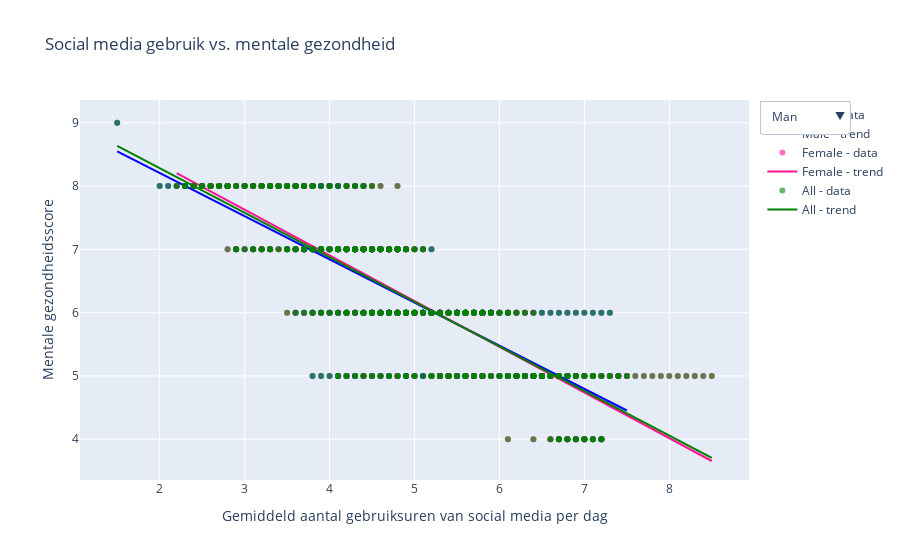

Write notebook code for a chart like this one.
### Markdown cell above
Daarnaast scoren studenten met een hoger dagelijks gebruik vaak lager op mentale gezondheid. Meer gebruik hangt vaak samen met een lagere mentale gezondheidsscore

### Code cell
import pandas as pd
import numpy as np
import plotly.graph_objects as go
import os
import kagglehub
from plotly.offline import init_notebook_mode
init_notebook_mode(connected=True)

path = kagglehub.dataset_download("adilshamim8/social-media-addiction-vs-relationships")
csv_path = os.path.join(path, "Students Social Media Addiction.csv")
df = pd.read_csv(csv_path)
df = df.dropna(subset=["Avg_Daily_Usage_Hours", "Mental_Health_Score", "Gender"])

genders = ["Male", "Female"]
colors = {"Male": "blue", "Female": "deeppink", "All": "green"}

# Functie om scatter + regressielijn trace te maken
def get_traces(gender=None):
    if gender:
        d = df[df["Gender"] == gender]
        label = gender
    else:
        d = df
        label = "All"

    # Regressielijn berekenen
    x = d["Avg_Daily_Usage_Hours"]
    y = d["Mental_Health_Score"]
    slope, intercept = np.polyfit(x, y, 1)
    x_vals = np.linspace(x.min(), x.max(), 100)
    y_vals = slope * x_vals + intercept

    # Scatter trace
    scatter = go.Scatter(
        x=x, y=y,
        mode='markers',
        name=f"{label} - data",
        marker=dict(color=colors[label], opacity=0.6),
        showlegend=True
    )

    # Lijn trace
    line = go.Scatter(
        x=x_vals, y=y_vals,
        mode='lines',
        name=f"{label} - trend",
        line=dict(color=colors[label], width=2, ),
        showlegend=True
    )

    return scatter, line

# Maak alle traces aan (elk 2: scatter + line)
male_traces = get_traces("Male")
female_traces = get_traces("Female")
all_traces = get_traces(None)
all_plot_traces = [*male_traces, *female_traces, *all_traces]

# Dropdown menu logica
buttons = [
    dict(label="Man",
         method="update",
         args=[{"visible": [True, True, False, False, False, False]},
               {"title": "Social media gebruik vs. mentale gezondheid (mannen)"}]),
    dict(label="Vrouw",
         method="update",
         args=[{"visible": [False, False, True, True, False, False]},
               {"title": "Social media gebruik vs. mentale gezondheid (vrouwen)"}]),
    dict(label="Iedereen",
         method="update",
         args=[{"visible": [False, False, False, False, True, True]},
               {"title": "Social media gebruik vs. mentale gezondheid (alle studenten)"}])
]

# Plot figuur
fig = go.Figure(data=all_plot_traces)

fig.update_layout(
    title="Social media gebruik vs. mentale gezondheid",
    xaxis_title="Gemiddeld aantal gebruiksuren van social media per dag",
    yaxis_title="Mentale gezondheidsscore",
    updatemenus=[dict(active=0, buttons=buttons, x=1.15)]
)

fig.show()

### Figure 1 — Plotly figure (JSON) as saved in the notebook; plotly's stock layout.template omitted (floating-point values rounded to 4 significant figures; data arrays with more than 128 entries replaced by an {"elided": "..."} marker saying what was removed)
{"data": [{"marker": {"color": "blue", "opacity": 0.6}, "mode": "markers", "name": "Male - data", "showlegend": true, "type": "scatter", "x": {"elided": "352 float values"}, "y": {"elided": "352 int values"}}, {"line": {"color": "blue", "width": 2}, "mode": "lines", "name": "Male - trend", "showlegend": true, "type": "scatter", "x": [1.5, 1.561, 1.621, 1.682, 1.742, 1.803, 1.864, 1.924, 1.985, 2.045, 2.106, 2.167, 2.227, 2.288, 2.348, 2.409, 2.47, 2.53, 2.591, 2.652, 2.712, 2.773, 2.833, 2.894, 2.955, 3.015, 3.076, 3.136, 3.197, 3.258, 3.318, 3.379, 3.439, 3.5, 3.561, 3.621, 3.682, 3.742, 3.803, 3.864, 3.924, 3.985, 4.045, 4.106, 4.167, 4.227, 4.288, 4.348, 4.409, 4.47, 4.53, 4.591, 4.652, 4.712, 4.773, 4.833, 4.894, 4.955, 5.015, 5.076, 5.136, 5.197, 5.258, 5.318, 5.379, 5.439, 5.5, 5.561, 5.621, 5.682, 5.742, 5.803, 5.864, 5.924, 5.985, 6.045, 6.106, 6.167, 6.227, 6.288, 6.348, 6.409, 6.47, 6.53, 6.591, 6.652, 6.712, 6.773, 6.833, 6.894, 6.955, 7.015, 7.076, 7.136, 7.197, 7.258, 7.318, 7.379, 7.439, 7.5], "y": [8.548, 8.507, 8.465, 8.424, 8.382, 8.341, 8.3, 8.258, 8.217, 8.176, 8.134, 8.093, 8.052, 8.01, 7.969, 7.928, 7.886, 7.845, 7.804, 7.762, 7.721, 7.679, 7.638, 7.597, 7.555, 7.514, 7.473, 7.431, 7.39, 7.349, 7.307, 7.266, 7.225, 7.183, 7.142, 7.101, 7.059, 7.018, 6.976, 6.935, 6.894, 6.852, 6.811, 6.77, 6.728, 6.687, 6.646, 6.604, 6.563, 6.522, 6.48, 6.439, 6.398, 6.356, 6.315, 6.273, 6.232, 6.191, 6.149, 6.108, 6.067, 6.025, 5.984, 5.943, 5.901, 5.86, 5.819, 5.777, 5.736, 5.695, 5.653, 5.612, 5.57, 5.529, 5.488, 5.446, 5.405, 5.364, 5.322, 5.281, 5.24, 5.198, 5.157, 5.116, 5.074, 5.033, 4.992, 4.95, 4.909, 4.867, 4.826, 4.785, 4.743, 4.702, 4.661, 4.619, 4.578, 4.537, 4.495, 4.454]}, {"marker": {"color": "deeppink", "opacity": 0.6}, "mode": "markers", "name": "Female - data", "showlegend": true, "type": "scatter", "x": {"elided": "353 float values"}, "y": {"elided": "353 int values"}}, {"line": {"color": "deeppink", "width": 2}, "mode": "lines", "name": "Female - trend", "showlegend": true, "type": "scatter", "x": [2.2, 2.264, 2.327, 2.391, 2.455, 2.518, 2.582, 2.645, 2.709, 2.773, 2.836, 2.9, 2.964, 3.027, 3.091, 3.155, 3.218, 3.282, 3.345, 3.409, 3.473, 3.536, 3.6, 3.664, 3.727, 3.791, 3.855, 3.918, 3.982, 4.045, 4.109, 4.173, 4.236, 4.3, 4.364, 4.427, 4.491, 4.555, 4.618, 4.682, 4.745, 4.809, 4.873, 4.936, 5.0, 5.064, 5.127, 5.191, 5.255, 5.318, 5.382, 5.445, 5.509, 5.573, 5.636, 5.7, 5.764, 5.827, 5.891, 5.955, 6.018, 6.082, 6.145, 6.209, 6.273, 6.336, 6.4, 6.464, 6.527, 6.591, 6.655, 6.718, 6.782, 6.845, 6.909, 6.973, 7.036, 7.1, 7.164, 7.227, 7.291, 7.355, 7.418, 7.482, 7.545, 7.609, 7.673, 7.736, 7.8, 7.864, 7.927, 7.991, 8.055, 8.118, 8.182, 8.245, 8.309, 8.373, 8.436, 8.5], "y": [8.206, 8.16, 8.114, 8.068, 8.022, 7.976, 7.93, 7.884, 7.838, 7.792, 7.746, 7.7, 7.654, 7.608, 7.562, 7.516, 7.47, 7.424, 7.378, 7.332, 7.287, 7.241, 7.195, 7.149, 7.103, 7.057, 7.011, 6.965, 6.919, 6.873, 6.827, 6.781, 6.735, 6.689, 6.643, 6.597, 6.551, 6.505, 6.459, 6.413, 6.367, 6.321, 6.276, 6.23, 6.184, 6.138, 6.092, 6.046, 6.0, 5.954, 5.908, 5.862, 5.816, 5.77, 5.724, 5.678, 5.632, 5.586, 5.54, 5.494, 5.448, 5.402, 5.356, 5.31, 5.265, 5.219, 5.173, 5.127, 5.081, 5.035, 4.989, 4.943, 4.897, 4.851, 4.805, 4.759, 4.713, 4.667, 4.621, 4.575, 4.529, 4.483, 4.437, 4.391, 4.345, 4.299, 4.254, 4.208, 4.162, 4.116, 4.07, 4.024, 3.978, 3.932, 3.886, 3.84, 3.794, 3.748, 3.702, 3.656]}, {"marker": {"color": "green", "opacity": 0.6}, "mode": "markers", "name": "All - data", "showlegend": true, "type": "scatter", "x": {"elided": "705 float values"}, "y": {"elided": "705 int values"}}, {"line": {"color": "green", "width": 2}, "mode": "lines", "name": "All - trend", "showlegend": true, "type": "scatter", "x": [1.5, 1.571, 1.641, 1.712, 1.783, 1.854, 1.924, 1.995, 2.066, 2.136, 2.207, 2.278, 2.348, 2.419, 2.49, 2.561, 2.631, 2.702, 2.773, 2.843, 2.914, 2.985, 3.056, 3.126, 3.197, 3.268, 3.338, 3.409, 3.48, 3.551, 3.621, 3.692, 3.763, 3.833, 3.904, 3.975, 4.045, 4.116, 4.187, 4.258, 4.328, 4.399, 4.47, 4.54, 4.611, 4.682, 4.753, 4.823, 4.894, 4.965, 5.035, 5.106, 5.177, 5.247, 5.318, 5.389, 5.46, 5.53, 5.601, 5.672, 5.742, 5.813, 5.884, 5.955, 6.025, 6.096, 6.167, 6.237, 6.308, 6.379, 6.449, 6.52, 6.591, 6.662, 6.732, 6.803, 6.874, 6.944, 7.015, 7.086, 7.157, 7.227, 7.298, 7.369, 7.439, 7.51, 7.581, 7.652, 7.722, 7.793, 7.864, 7.934, 8.005, 8.076, 8.146, 8.217, 8.288, 8.359, 8.429, 8.5], "y": [8.634, 8.584, 8.534, 8.484, 8.435, 8.385, 8.335, 8.285, 8.236, 8.186, 8.136, 8.086, 8.036, 7.987, 7.937, 7.887, 7.837, 7.788, 7.738, 7.688, 7.638, 7.588, 7.539, 7.489, 7.439, 7.389, 7.34, 7.29, 7.24, 7.19, 7.14, 7.091, 7.041, 6.991, 6.941, 6.892, 6.842, 6.792, 6.742, 6.692, 6.643, 6.593, 6.543, 6.493, 6.444, 6.394, 6.344, 6.294, 6.244, 6.195, 6.145, 6.095, 6.045, 5.996, 5.946, 5.896, 5.846, 5.796, 5.747, 5.697, 5.647, 5.597, 5.548, 5.498, 5.448, 5.398, 5.348, 5.299, 5.249, 5.199, 5.149, 5.1, 5.05, 5.0, 4.95, 4.9, 4.851, 4.801, 4.751, 4.701, 4.651, 4.602, 4.552, 4.502, 4.452, 4.403, 4.353, 4.303, 4.253, 4.203, 4.154, 4.104, 4.054, 4.004, 3.955, 3.905, 3.855, 3.805, 3.755, 3.706]}], "layout": {"title": {"text": "Social media gebruik vs. mentale gezondheid"}, "updatemenus": [{"active": 0, "buttons": [{"args": [{"visible": [true, true, false, false, false, false]}, {"title": "Social media gebruik vs. mentale gezondheid (mannen)"}], "label": "Man", "method": "update"}, {"args": [{"visible": [false, false, true, true, false, false]}, {"title": "Social media gebruik vs. mentale gezondheid (vrouwen)"}], "label": "Vrouw", "method": "update"}, {"args": [{"visible": [false, false, false, false, true, true]}, {"title": "Social media gebruik vs. mentale gezondheid (alle studenten)"}], "label": "Iedereen", "method": "update"}], "x": 1.15}], "xaxis": {"title": {"text": "Gemiddeld aantal gebruiksuren van social media per dag"}}, "yaxis": {"title": {"text": "Mentale gezondheidsscore"}}}}
